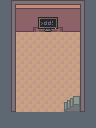

The image is a tile-based game level rendered from a .tmx file. Its description and source (layers, tilesets, objects; grid data summarised) follow:
An orthogonal 6x8 tile map with 16x16 px tiles, 3 tile layers (Tile Layer 1, Tile Layer 2, Tile Layer 3), 3 tilesets and 3 objects (Door).

<map version="1.9" tiledversion="1.9.0" orientation="orthogonal" renderorder="right-down" width="6" height="8" tilewidth="16" tileheight="16" infinite="0" backgroundcolor="#e1f5fe" nextlayerid="13" nextobjectid="86">
 <properties>
  <property name="disable-minimap" type="bool" value="true" />
  <property name="milla" value="(dialog '((&quot;/milla&quot; &quot;Cringe.&quot;)))" />
  <property name="music" value="none" />
 </properties>
 <tileset firstgid="1" source="../tilesets/outdoor-1.tsx" />
 <tileset firstgid="129" source="../tilesets/indoor.tsx" />
 <tileset firstgid="185" source="../tilesets/npc_common.tsx" />
 <layer id="1" name="Tile Layer 1" width="6" height="8">
  <data>[48 cells, 48 non-empty, 10 distinct tile ids]</data>
 </layer>
 <objectgroup id="10" name="npcs" />
 <layer id="6" name="Tile Layer 2" width="6" height="8">
  <data>[48 cells, 3 non-empty, 3 distinct tile ids]</data>
 </layer>
 <layer id="12" name="Tile Layer 3" width="6" height="8">
  <data>[48 cells, 2 non-empty, 2 distinct tile ids]</data>
 </layer>
 <objectgroup id="9" name="items">
  <object id="74" gid="151" x="32" y="48" width="16" height="16">
   <properties>
    <property name="action">(if (= (orientation) 1)
  (begin
    (dialog '(("The fun, the frustration, the dedication, the time spent.\nWhat it is and what could have been.\nI'm in it.\nI'm in everything.\nIn every person, in every monster, in every dialog, in every rock.\nI'm it.\nI'm the enigma.\nThe room you couldn't get out, the useless items, the inside jokes you will ever understand.\nI'm.\nI'm all that is not there.\nThe houses with closed doors, the unreachable areas, the untold stories of every secondary character.\nTheir dreams and aspirations.\nI'm the game. The whole and all its parts.\nAnd you played me for {{minutes-played}} minutes.\nAs your journey continues, remember that you are not just playing a game; you are living me."))))
  (dialog '(("Computers are not used from this side.")))))</property>
   </properties>
  </object>
  <object id="75" gid="152" x="48" y="48" width="16" height="16">
   <properties>
    <property name="action">(if (= (orientation) 1)
  (begin
    (dialog '(("The fun, the frustration, the dedication, the time spent.\nWhat it is and what could have been.\nI'm in it.\nI'm in everything.\nIn every person, in every monster, in every dialog, in every rock.\nI'm it.\nI'm the enigma.\nThe room you couldn't get out, the useless items, the inside jokes you will ever understand.\nI'm.\nI'm all that is not there.\nThe houses with closed doors, the unreachable areas, the untold stories of every secondary character.\nTheir dreams and aspirations.\nI'm the game. The whole and all its parts.\nAnd you played me for {{minutes-played}} minutes.\nAs your journey continues, remember that you are not just playing a game; you are living me."))))
  (dialog '(("Computers are not used from this side.")))))</property>
   </properties>
  </object>
 </objectgroup>
 <objectgroup id="2" name="spawn points">
  <object id="70" class="Door" x="48" y="96" width="16" height="16">
   <properties>
    <property name="mainDoor" type="bool" value="true" />
    <property name="orientation" type="int" value="3" />
    <property name="roomId" value="53_house2_2" />
   </properties>
  </object>
 </objectgroup>
</map>
